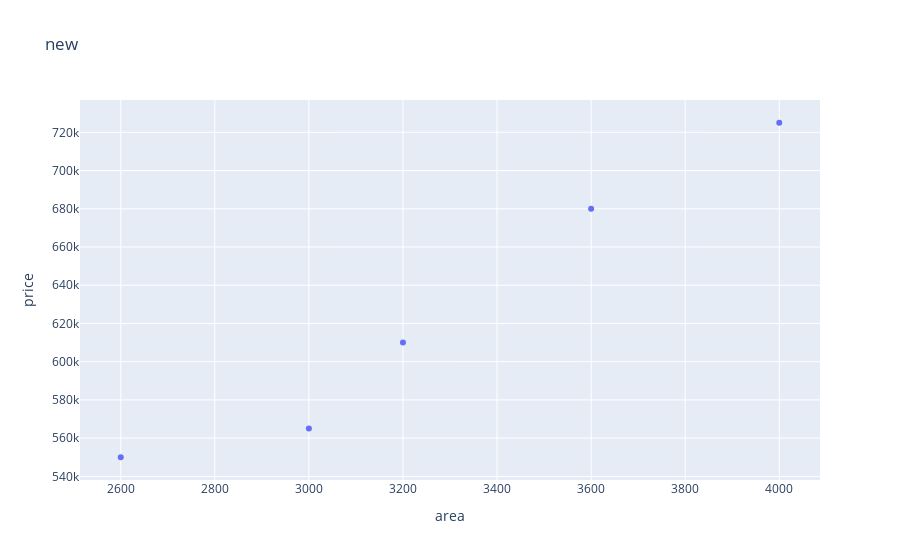

The code cell stored with this chart in its notebook:
### Code cell
import plotly.express as px
fig=px.scatter(df,x='area',y='price', title='new ')
fig.show()

### Figure 1 — Plotly figure (JSON) as saved in the notebook; plotly's stock layout.template omitted (floating-point values rounded to 4 significant figures)
{"data": [{"hovertemplate": "area=%{x}<br>price=%{y}<extra></extra>", "legendgroup": "", "marker": {"color": "#636efa", "symbol": "circle"}, "mode": "markers", "name": "", "orientation": "v", "showlegend": false, "type": "scatter", "x": [2600, 3000, 3200, 3600, 4000], "xaxis": "x", "y": [550000, 565000, 610000, 680000, 725000], "yaxis": "y"}], "layout": {"legend": {"tracegroupgap": 0}, "title": {"text": "new "}, "xaxis": {"anchor": "y", "domain": [0, 1], "title": {"text": "area"}}, "yaxis": {"anchor": "x", "domain": [0, 1], "title": {"text": "price"}}}}
